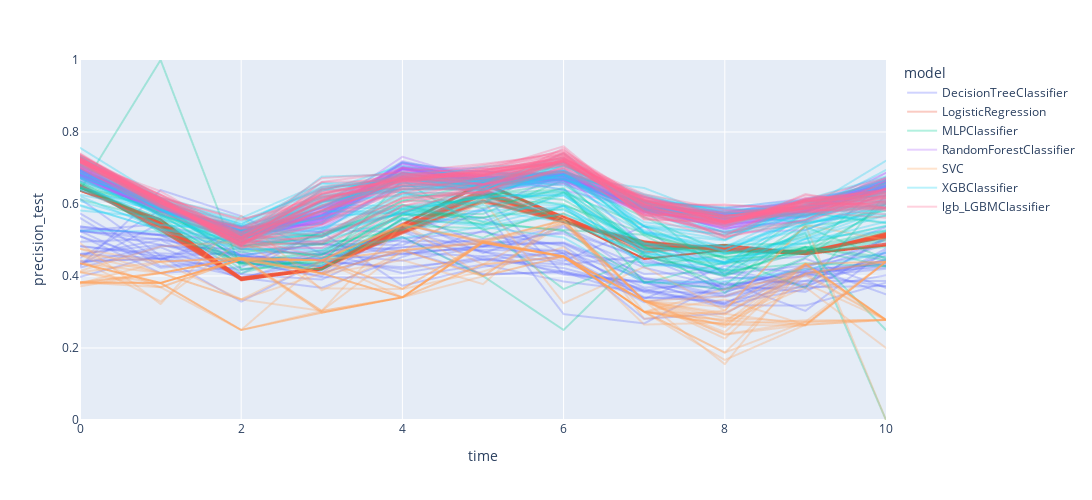

Here is the notebook cell this chart was saved with:
### Code cell
from PIL import ImageColor
import plotly
fig = outputs_metrics_wt_last.sort_values(['model_config','time']).plot(kind='line',x='time',y='precision_test',color='model',line_group="param_config", width=1300, height=500,labels={'metric':'precision'})

for d in fig.data:
#    d.marker.size = 10
    d.line.color = 'rgba('+str(ImageColor.getcolor(d.line.color, "RGB"))[1:-1]+",0.3"+')'

    #'rgba(100,0,255,'+'0.1'+')'
fig.update_layout({"yaxis"+str(i+1): dict(range = [0, 1]) for i in range(7)})
#plotly.offline.plot(fig, filename='fig_precision_times.html')
fig
